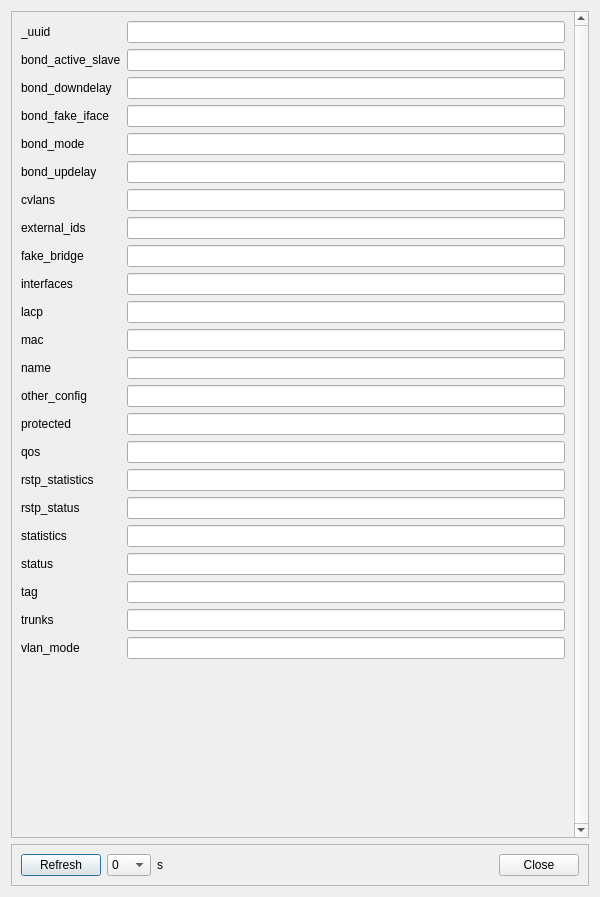
<?xml version="1.0" encoding="UTF-8"?>
<ui version="4.0">
 <class>PT_Dialog</class>
 <widget class="QDialog" name="PT_Dialog">
  <property name="geometry">
   <rect>
    <x>0</x>
    <y>0</y>
    <width>600</width>
    <height>897</height>
   </rect>
  </property>
  <property name="sizePolicy">
   <sizepolicy hsizetype="Fixed" vsizetype="Fixed">
    <horstretch>0</horstretch>
    <verstretch>0</verstretch>
   </sizepolicy>
  </property>
  <property name="windowTitle">
   <string>port</string>
  </property>
  <layout class="QVBoxLayout" name="verticalLayout">
   <item>
    <widget class="QScrollArea" name="pt_scrollArea">
     <property name="sizePolicy">
      <sizepolicy hsizetype="Expanding" vsizetype="Expanding">
       <horstretch>0</horstretch>
       <verstretch>2</verstretch>
      </sizepolicy>
     </property>
     <property name="autoFillBackground">
      <bool>true</bool>
     </property>
     <property name="frameShadow">
      <enum>QFrame::Plain</enum>
     </property>
     <property name="verticalScrollBarPolicy">
      <enum>Qt::ScrollBarAlwaysOn</enum>
     </property>
     <property name="horizontalScrollBarPolicy">
      <enum>Qt::ScrollBarAsNeeded</enum>
     </property>
     <property name="widgetResizable">
      <bool>true</bool>
     </property>
     <property name="paintme01" stdset="0">
      <bool>true</bool>
     </property>
     <widget class="QWidget" name="pt_scrollAreaWidgetContents">
      <property name="geometry">
       <rect>
        <x>0</x>
        <y>0</y>
        <width>566</width>
        <height>821</height>
       </rect>
      </property>
      <layout class="QVBoxLayout" name="verticalLayout_3">
       <item>
        <layout class="QGridLayout" name="gridLayout_2">
         <item row="10" column="0">
          <widget class="QLabel" name="label_pt_lacp">
           <property name="sizePolicy">
            <sizepolicy hsizetype="Fixed" vsizetype="Preferred">
             <horstretch>0</horstretch>
             <verstretch>0</verstretch>
            </sizepolicy>
           </property>
           <property name="text">
            <string>lacp</string>
           </property>
          </widget>
         </item>
         <item row="14" column="0">
          <widget class="QLabel" name="label_pt_protected">
           <property name="sizePolicy">
            <sizepolicy hsizetype="Fixed" vsizetype="Preferred">
             <horstretch>0</horstretch>
             <verstretch>0</verstretch>
            </sizepolicy>
           </property>
           <property name="text">
            <string>protected</string>
           </property>
          </widget>
         </item>
         <item row="11" column="0">
          <widget class="QLabel" name="label_pt_mac">
           <property name="sizePolicy">
            <sizepolicy hsizetype="Fixed" vsizetype="Preferred">
             <horstretch>0</horstretch>
             <verstretch>0</verstretch>
            </sizepolicy>
           </property>
           <property name="text">
            <string>mac</string>
           </property>
          </widget>
         </item>
         <item row="0" column="0">
          <widget class="QLabel" name="label_1">
           <property name="sizePolicy">
            <sizepolicy hsizetype="Fixed" vsizetype="Fixed">
             <horstretch>0</horstretch>
             <verstretch>0</verstretch>
            </sizepolicy>
           </property>
           <property name="text">
            <string>_uuid</string>
           </property>
          </widget>
         </item>
         <item row="1" column="0">
          <widget class="QLabel" name="label_bond_active_slave">
           <property name="sizePolicy">
            <sizepolicy hsizetype="Fixed" vsizetype="Preferred">
             <horstretch>0</horstretch>
             <verstretch>0</verstretch>
            </sizepolicy>
           </property>
           <property name="text">
            <string>bond_active_slave</string>
           </property>
          </widget>
         </item>
         <item row="1" column="1">
          <widget class="QLineEdit" name="lineEdit_pt_bond_active_slave">
           <property name="readOnly">
            <bool>true</bool>
           </property>
           <property name="clearButtonEnabled">
            <bool>false</bool>
           </property>
          </widget>
         </item>
         <item row="0" column="1">
          <widget class="QLineEdit" name="lineEdit_pt__uuid">
           <property name="readOnly">
            <bool>true</bool>
           </property>
           <property name="clearButtonEnabled">
            <bool>false</bool>
           </property>
          </widget>
         </item>
         <item row="2" column="1">
          <widget class="QLineEdit" name="lineEdit_pt_bond_downdelay">
           <property name="text">
            <string/>
           </property>
           <property name="dragEnabled">
            <bool>false</bool>
           </property>
           <property name="readOnly">
            <bool>true</bool>
           </property>
           <property name="placeholderText">
            <string/>
           </property>
           <property name="clearButtonEnabled">
            <bool>false</bool>
           </property>
          </widget>
         </item>
         <item row="7" column="0">
          <widget class="QLabel" name="label_pt_external_ids">
           <property name="sizePolicy">
            <sizepolicy hsizetype="Fixed" vsizetype="Preferred">
             <horstretch>0</horstretch>
             <verstretch>0</verstretch>
            </sizepolicy>
           </property>
           <property name="text">
            <string>external_ids</string>
           </property>
          </widget>
         </item>
         <item row="19" column="0">
          <widget class="QLabel" name="label_pt_status">
           <property name="sizePolicy">
            <sizepolicy hsizetype="Fixed" vsizetype="Preferred">
             <horstretch>0</horstretch>
             <verstretch>0</verstretch>
            </sizepolicy>
           </property>
           <property name="text">
            <string>status</string>
           </property>
          </widget>
         </item>
         <item row="3" column="0">
          <widget class="QLabel" name="label_pt_bond_fake_iface">
           <property name="sizePolicy">
            <sizepolicy hsizetype="Fixed" vsizetype="Preferred">
             <horstretch>0</horstretch>
             <verstretch>0</verstretch>
            </sizepolicy>
           </property>
           <property name="text">
            <string>bond_fake_iface</string>
           </property>
          </widget>
         </item>
         <item row="5" column="0">
          <widget class="QLabel" name="label_pt_bond_updelay">
           <property name="sizePolicy">
            <sizepolicy hsizetype="Fixed" vsizetype="Preferred">
             <horstretch>0</horstretch>
             <verstretch>0</verstretch>
            </sizepolicy>
           </property>
           <property name="text">
            <string>bond_updelay</string>
           </property>
          </widget>
         </item>
         <item row="16" column="0">
          <widget class="QLabel" name="label_pt_rstp_statistics">
           <property name="sizePolicy">
            <sizepolicy hsizetype="Fixed" vsizetype="Preferred">
             <horstretch>0</horstretch>
             <verstretch>0</verstretch>
            </sizepolicy>
           </property>
           <property name="text">
            <string>rstp_statistics</string>
           </property>
          </widget>
         </item>
         <item row="22" column="0">
          <widget class="QLabel" name="label_pt_vlan_mode">
           <property name="sizePolicy">
            <sizepolicy hsizetype="Fixed" vsizetype="Preferred">
             <horstretch>0</horstretch>
             <verstretch>0</verstretch>
            </sizepolicy>
           </property>
           <property name="text">
            <string>vlan_mode</string>
           </property>
          </widget>
         </item>
         <item row="12" column="0">
          <widget class="QLabel" name="label_pt_name">
           <property name="sizePolicy">
            <sizepolicy hsizetype="Fixed" vsizetype="Preferred">
             <horstretch>0</horstretch>
             <verstretch>0</verstretch>
            </sizepolicy>
           </property>
           <property name="text">
            <string>name</string>
           </property>
          </widget>
         </item>
         <item row="6" column="0">
          <widget class="QLabel" name="label_pt_cvlans">
           <property name="sizePolicy">
            <sizepolicy hsizetype="Fixed" vsizetype="Preferred">
             <horstretch>0</horstretch>
             <verstretch>0</verstretch>
            </sizepolicy>
           </property>
           <property name="text">
            <string>cvlans</string>
           </property>
          </widget>
         </item>
         <item row="2" column="0">
          <widget class="QLabel" name="label_pt_bond_downdelay">
           <property name="sizePolicy">
            <sizepolicy hsizetype="Fixed" vsizetype="Preferred">
             <horstretch>0</horstretch>
             <verstretch>0</verstretch>
            </sizepolicy>
           </property>
           <property name="text">
            <string>bond_downdelay</string>
           </property>
          </widget>
         </item>
         <item row="8" column="0">
          <widget class="QLabel" name="label_pt_fake_bridge">
           <property name="sizePolicy">
            <sizepolicy hsizetype="Fixed" vsizetype="Preferred">
             <horstretch>0</horstretch>
             <verstretch>0</verstretch>
            </sizepolicy>
           </property>
           <property name="text">
            <string>fake_bridge</string>
           </property>
          </widget>
         </item>
         <item row="15" column="0">
          <widget class="QLabel" name="label_pt_qos">
           <property name="sizePolicy">
            <sizepolicy hsizetype="Fixed" vsizetype="Preferred">
             <horstretch>0</horstretch>
             <verstretch>0</verstretch>
            </sizepolicy>
           </property>
           <property name="text">
            <string>qos</string>
           </property>
          </widget>
         </item>
         <item row="4" column="0">
          <widget class="QLabel" name="label_pt_bond_mode">
           <property name="sizePolicy">
            <sizepolicy hsizetype="Fixed" vsizetype="Preferred">
             <horstretch>0</horstretch>
             <verstretch>0</verstretch>
            </sizepolicy>
           </property>
           <property name="text">
            <string>bond_mode</string>
           </property>
          </widget>
         </item>
         <item row="13" column="0">
          <widget class="QLabel" name="label_pt_other_config">
           <property name="sizePolicy">
            <sizepolicy hsizetype="Fixed" vsizetype="Preferred">
             <horstretch>0</horstretch>
             <verstretch>0</verstretch>
            </sizepolicy>
           </property>
           <property name="text">
            <string>other_config</string>
           </property>
          </widget>
         </item>
         <item row="9" column="0">
          <widget class="QLabel" name="label_pt_interfaces">
           <property name="sizePolicy">
            <sizepolicy hsizetype="Fixed" vsizetype="Preferred">
             <horstretch>0</horstretch>
             <verstretch>0</verstretch>
            </sizepolicy>
           </property>
           <property name="text">
            <string>interfaces</string>
           </property>
          </widget>
         </item>
         <item row="18" column="0">
          <widget class="QLabel" name="label_pt_statistics">
           <property name="sizePolicy">
            <sizepolicy hsizetype="Fixed" vsizetype="Preferred">
             <horstretch>0</horstretch>
             <verstretch>0</verstretch>
            </sizepolicy>
           </property>
           <property name="text">
            <string>statistics</string>
           </property>
          </widget>
         </item>
         <item row="17" column="0">
          <widget class="QLabel" name="label_pt_rstp_status">
           <property name="sizePolicy">
            <sizepolicy hsizetype="Fixed" vsizetype="Preferred">
             <horstretch>0</horstretch>
             <verstretch>0</verstretch>
            </sizepolicy>
           </property>
           <property name="text">
            <string>rstp_status</string>
           </property>
          </widget>
         </item>
         <item row="21" column="0">
          <widget class="QLabel" name="label_pt_trunks">
           <property name="sizePolicy">
            <sizepolicy hsizetype="Fixed" vsizetype="Preferred">
             <horstretch>0</horstretch>
             <verstretch>0</verstretch>
            </sizepolicy>
           </property>
           <property name="text">
            <string>trunks</string>
           </property>
          </widget>
         </item>
         <item row="20" column="0">
          <widget class="QLabel" name="label_pt_tag">
           <property name="sizePolicy">
            <sizepolicy hsizetype="Fixed" vsizetype="Preferred">
             <horstretch>0</horstretch>
             <verstretch>0</verstretch>
            </sizepolicy>
           </property>
           <property name="text">
            <string>tag</string>
           </property>
          </widget>
         </item>
         <item row="3" column="1">
          <widget class="QLineEdit" name="lineEdit_pt_bond_fake_iface">
           <property name="text">
            <string/>
           </property>
           <property name="dragEnabled">
            <bool>false</bool>
           </property>
           <property name="readOnly">
            <bool>true</bool>
           </property>
           <property name="placeholderText">
            <string/>
           </property>
           <property name="clearButtonEnabled">
            <bool>false</bool>
           </property>
          </widget>
         </item>
         <item row="10" column="1">
          <widget class="QLineEdit" name="lineEdit_pt_lacp">
           <property name="text">
            <string/>
           </property>
           <property name="dragEnabled">
            <bool>false</bool>
           </property>
           <property name="readOnly">
            <bool>true</bool>
           </property>
           <property name="placeholderText">
            <string/>
           </property>
           <property name="clearButtonEnabled">
            <bool>false</bool>
           </property>
          </widget>
         </item>
         <item row="4" column="1">
          <widget class="QLineEdit" name="lineEdit_pt_bond_mode">
           <property name="text">
            <string/>
           </property>
           <property name="dragEnabled">
            <bool>false</bool>
           </property>
           <property name="readOnly">
            <bool>true</bool>
           </property>
           <property name="placeholderText">
            <string/>
           </property>
           <property name="clearButtonEnabled">
            <bool>false</bool>
           </property>
          </widget>
         </item>
         <item row="5" column="1">
          <widget class="QLineEdit" name="lineEdit_pt_bond_updelay">
           <property name="text">
            <string/>
           </property>
           <property name="dragEnabled">
            <bool>false</bool>
           </property>
           <property name="readOnly">
            <bool>true</bool>
           </property>
           <property name="placeholderText">
            <string/>
           </property>
           <property name="clearButtonEnabled">
            <bool>false</bool>
           </property>
          </widget>
         </item>
         <item row="6" column="1">
          <widget class="QLineEdit" name="lineEdit_pt_cvlans">
           <property name="text">
            <string/>
           </property>
           <property name="dragEnabled">
            <bool>false</bool>
           </property>
           <property name="readOnly">
            <bool>true</bool>
           </property>
           <property name="placeholderText">
            <string/>
           </property>
           <property name="clearButtonEnabled">
            <bool>false</bool>
           </property>
          </widget>
         </item>
         <item row="7" column="1">
          <widget class="QLineEdit" name="lineEdit_pt_external_ids">
           <property name="text">
            <string/>
           </property>
           <property name="dragEnabled">
            <bool>false</bool>
           </property>
           <property name="readOnly">
            <bool>true</bool>
           </property>
           <property name="placeholderText">
            <string/>
           </property>
           <property name="clearButtonEnabled">
            <bool>false</bool>
           </property>
          </widget>
         </item>
         <item row="8" column="1">
          <widget class="QLineEdit" name="lineEdit_pt_fake_bridge">
           <property name="text">
            <string/>
           </property>
           <property name="dragEnabled">
            <bool>false</bool>
           </property>
           <property name="readOnly">
            <bool>true</bool>
           </property>
           <property name="placeholderText">
            <string/>
           </property>
           <property name="clearButtonEnabled">
            <bool>false</bool>
           </property>
          </widget>
         </item>
         <item row="9" column="1">
          <widget class="QLineEdit" name="lineEdit_pt_interfaces">
           <property name="text">
            <string/>
           </property>
           <property name="dragEnabled">
            <bool>false</bool>
           </property>
           <property name="readOnly">
            <bool>true</bool>
           </property>
           <property name="placeholderText">
            <string/>
           </property>
           <property name="clearButtonEnabled">
            <bool>false</bool>
           </property>
          </widget>
         </item>
         <item row="11" column="1">
          <widget class="QLineEdit" name="lineEdit_pt_mac">
           <property name="text">
            <string/>
           </property>
           <property name="dragEnabled">
            <bool>false</bool>
           </property>
           <property name="readOnly">
            <bool>true</bool>
           </property>
           <property name="placeholderText">
            <string/>
           </property>
           <property name="clearButtonEnabled">
            <bool>false</bool>
           </property>
          </widget>
         </item>
         <item row="12" column="1">
          <widget class="QLineEdit" name="lineEdit_pt_name">
           <property name="text">
            <string/>
           </property>
           <property name="dragEnabled">
            <bool>false</bool>
           </property>
           <property name="readOnly">
            <bool>true</bool>
           </property>
           <property name="placeholderText">
            <string/>
           </property>
           <property name="clearButtonEnabled">
            <bool>false</bool>
           </property>
          </widget>
         </item>
         <item row="13" column="1">
          <widget class="QLineEdit" name="lineEdit_pt_other_config">
           <property name="text">
            <string/>
           </property>
           <property name="dragEnabled">
            <bool>false</bool>
           </property>
           <property name="readOnly">
            <bool>true</bool>
           </property>
           <property name="placeholderText">
            <string/>
           </property>
           <property name="clearButtonEnabled">
            <bool>false</bool>
           </property>
          </widget>
         </item>
         <item row="14" column="1">
          <widget class="QLineEdit" name="lineEdit_pt_protected">
           <property name="text">
            <string/>
           </property>
           <property name="dragEnabled">
            <bool>false</bool>
           </property>
           <property name="readOnly">
            <bool>true</bool>
           </property>
           <property name="placeholderText">
            <string/>
           </property>
           <property name="clearButtonEnabled">
            <bool>false</bool>
           </property>
          </widget>
         </item>
         <item row="15" column="1">
          <widget class="QLineEdit" name="lineEdit_pt_qos">
           <property name="text">
            <string/>
           </property>
           <property name="dragEnabled">
            <bool>false</bool>
           </property>
           <property name="readOnly">
            <bool>true</bool>
           </property>
           <property name="placeholderText">
            <string/>
           </property>
           <property name="clearButtonEnabled">
            <bool>false</bool>
           </property>
          </widget>
         </item>
         <item row="16" column="1">
          <widget class="QLineEdit" name="lineEdit_pt_rstp_statistics">
           <property name="text">
            <string/>
           </property>
           <property name="dragEnabled">
            <bool>false</bool>
           </property>
           <property name="readOnly">
            <bool>true</bool>
           </property>
           <property name="placeholderText">
            <string/>
           </property>
           <property name="clearButtonEnabled">
            <bool>false</bool>
           </property>
          </widget>
         </item>
         <item row="17" column="1">
          <widget class="QLineEdit" name="lineEdit_pt_rstp_status">
           <property name="text">
            <string/>
           </property>
           <property name="dragEnabled">
            <bool>false</bool>
           </property>
           <property name="readOnly">
            <bool>true</bool>
           </property>
           <property name="placeholderText">
            <string/>
           </property>
           <property name="clearButtonEnabled">
            <bool>false</bool>
           </property>
          </widget>
         </item>
         <item row="18" column="1">
          <widget class="QLineEdit" name="lineEdit_pt_statistics">
           <property name="text">
            <string/>
           </property>
           <property name="dragEnabled">
            <bool>false</bool>
           </property>
           <property name="readOnly">
            <bool>true</bool>
           </property>
           <property name="placeholderText">
            <string/>
           </property>
           <property name="clearButtonEnabled">
            <bool>false</bool>
           </property>
          </widget>
         </item>
         <item row="19" column="1">
          <widget class="QLineEdit" name="lineEdit_pt_status">
           <property name="text">
            <string/>
           </property>
           <property name="dragEnabled">
            <bool>false</bool>
           </property>
           <property name="readOnly">
            <bool>true</bool>
           </property>
           <property name="placeholderText">
            <string/>
           </property>
           <property name="clearButtonEnabled">
            <bool>false</bool>
           </property>
          </widget>
         </item>
         <item row="20" column="1">
          <widget class="QLineEdit" name="lineEdit_pt_tag">
           <property name="text">
            <string/>
           </property>
           <property name="dragEnabled">
            <bool>false</bool>
           </property>
           <property name="readOnly">
            <bool>true</bool>
           </property>
           <property name="placeholderText">
            <string/>
           </property>
           <property name="clearButtonEnabled">
            <bool>false</bool>
           </property>
          </widget>
         </item>
         <item row="21" column="1">
          <widget class="QLineEdit" name="lineEdit_pt_trunks">
           <property name="text">
            <string/>
           </property>
           <property name="dragEnabled">
            <bool>false</bool>
           </property>
           <property name="readOnly">
            <bool>true</bool>
           </property>
           <property name="placeholderText">
            <string/>
           </property>
           <property name="clearButtonEnabled">
            <bool>false</bool>
           </property>
          </widget>
         </item>
         <item row="22" column="1">
          <widget class="QLineEdit" name="lineEdit_pt_vlan_mode">
           <property name="text">
            <string/>
           </property>
           <property name="dragEnabled">
            <bool>false</bool>
           </property>
           <property name="readOnly">
            <bool>true</bool>
           </property>
           <property name="placeholderText">
            <string/>
           </property>
           <property name="clearButtonEnabled">
            <bool>false</bool>
           </property>
          </widget>
         </item>
        </layout>
       </item>
       <item>
        <spacer name="verticalSpacer">
         <property name="orientation">
          <enum>Qt::Vertical</enum>
         </property>
         <property name="sizeHint" stdset="0">
          <size>
           <width>20</width>
           <height>40</height>
          </size>
         </property>
        </spacer>
       </item>
      </layout>
     </widget>
    </widget>
   </item>
   <item>
    <widget class="QFrame" name="pt_frame">
     <property name="sizePolicy">
      <sizepolicy hsizetype="Expanding" vsizetype="Maximum">
       <horstretch>0</horstretch>
       <verstretch>1</verstretch>
      </sizepolicy>
     </property>
     <property name="frameShape">
      <enum>QFrame::StyledPanel</enum>
     </property>
     <property name="frameShadow">
      <enum>QFrame::Raised</enum>
     </property>
     <layout class="QHBoxLayout" name="horizontalLayout">
      <item>
       <layout class="QGridLayout" name="gridLayout_3">
        <item row="0" column="3">
         <widget class="QLabel" name="label_36">
          <property name="text">
           <string>s</string>
          </property>
         </widget>
        </item>
        <item row="0" column="1">
         <widget class="QPushButton" name="pushButtonpt_refresh">
          <property name="toolTip">
           <string>Refresh view</string>
          </property>
          <property name="text">
           <string>Refresh</string>
          </property>
         </widget>
        </item>
        <item row="0" column="4">
         <spacer name="horizontalSpacer">
          <property name="orientation">
           <enum>Qt::Horizontal</enum>
          </property>
          <property name="sizeHint" stdset="0">
           <size>
            <width>40</width>
            <height>20</height>
           </size>
          </property>
         </spacer>
        </item>
        <item row="0" column="2">
         <widget class="QComboBox" name="comboBox_pt_ar">
          <item>
           <property name="text">
            <string>0</string>
           </property>
          </item>
          <item>
           <property name="text">
            <string>1</string>
           </property>
          </item>
          <item>
           <property name="text">
            <string>2</string>
           </property>
          </item>
          <item>
           <property name="text">
            <string>3</string>
           </property>
          </item>
          <item>
           <property name="text">
            <string>5</string>
           </property>
          </item>
          <item>
           <property name="text">
            <string>10</string>
           </property>
          </item>
          <item>
           <property name="text">
            <string>20</string>
           </property>
          </item>
          <item>
           <property name="text">
            <string>30</string>
           </property>
          </item>
          <item>
           <property name="text">
            <string>60</string>
           </property>
          </item>
         </widget>
        </item>
        <item row="0" column="5">
         <widget class="QPushButton" name="pushButtonpt_close">
          <property name="toolTip">
           <string>Close Dialog Box</string>
          </property>
          <property name="text">
           <string>Close</string>
          </property>
         </widget>
        </item>
       </layout>
      </item>
     </layout>
    </widget>
   </item>
  </layout>
 </widget>
 <resources/>
 <connections/>
</ui>
